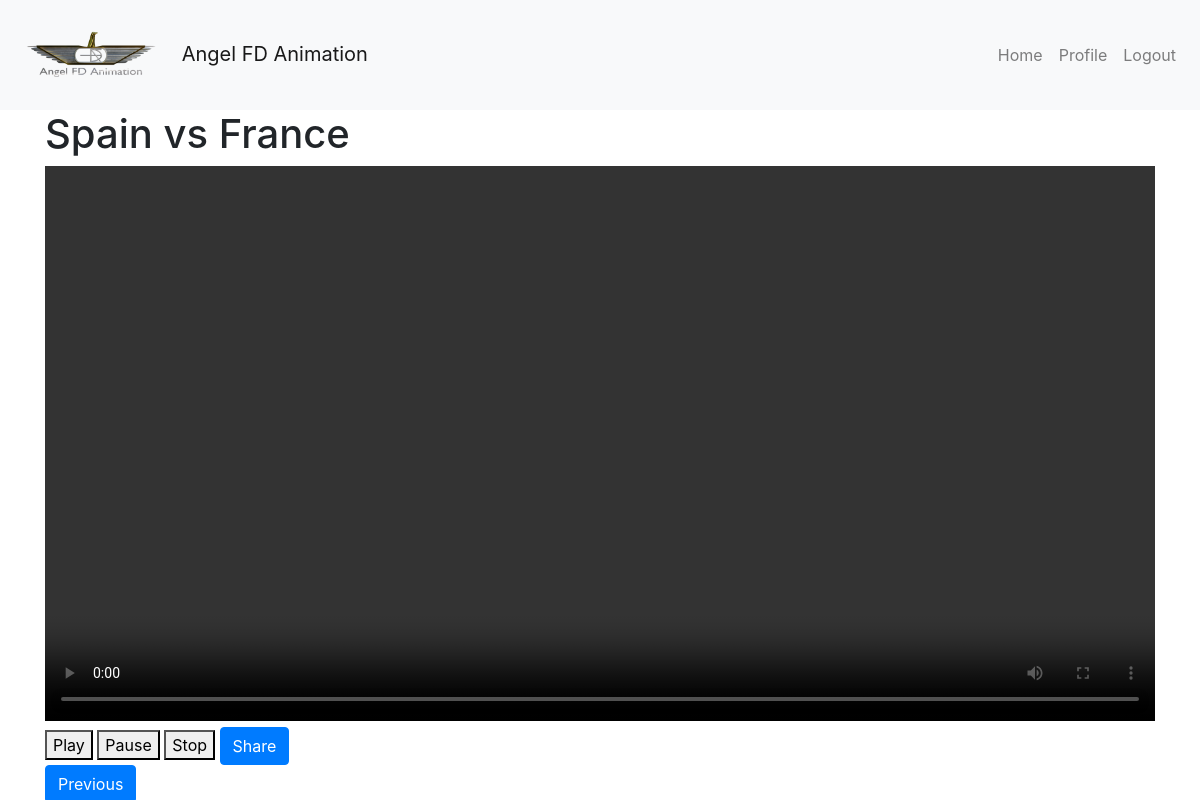
Before: /video/2/ (signed in) with the older database file.
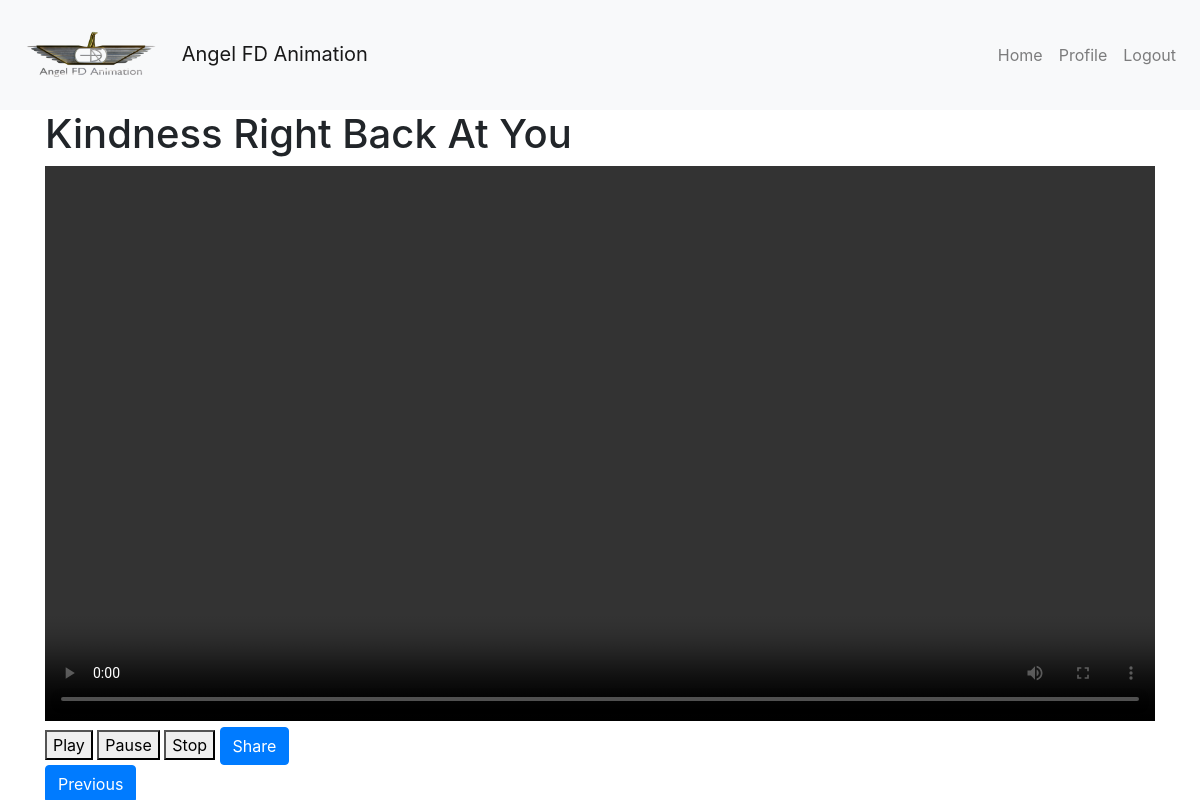
After: the same page with the newer database file.
### videos/models.py (models this page shows, shortened)
class Video(models.Model):
    title = models.CharField(max_length=255)
    description = models.TextField()
    file = models.FileField(upload_to='videos/')
    thumbnail = models.ImageField(upload_to='thumbnails/', blank=True, null=True)
    uploaded_at = models.DateTimeField(auto_now_add=True)
    uploaded_by = models.ForeignKey(User, on_delete=models.CASCADE)  # Ensure this field is defined

### videos/views.py (the view)
# urls.py: path('video/<int:video_id>/', views.video_detail, name='video_detail'),
@login_required
def video_detail(request, video_id):
    video = get_object_or_404(Video, id=video_id)
    previous_video = Video.objects.filter(id__lt=video.id).order_by('-id').first()
    next_video = Video.objects.filter(id__gt=video.id).order_by('id').first()
    return render(request, 'videos/video_detail.html', {
        'video': video,
        'previous_video': previous_video,
        'next_video': next_video
    })

### videos/templates/videos/video_detail.html (shortened to what this page needs)
{% extends "base_generic.html" %}
{% block content %}
<h1>{{ video.title }}</h1>
<div class="video-container">
    <video id="videoPlayer" width="100%" controls autoplay>
        <source src="{{ video.file.url }}" type="video/mp4">
    </video>
    <div class="video-controls">
        <button onclick="document.getElementById('videoPlayer').play()">Play</button>
        <button onclick="document.getElementById('videoPlayer').pause()">Pause</button>
        <button onclick="document.getElementById('videoPlayer').load()">Stop</button>
        <button onclick="shareVideo()" class="btn btn-primary">Share</button>
    </div>
    <div>
        {% if previous_video %}
        <a href="{% url 'video_detail' previous_video.id %}" class="btn btn-primary">Previous</a>
        {% endif %}
    </div>
</div>
{% endblock %}

Changed rows visible on the page:
changed Video: title "Spain vs France" → "Kindness Right Back At You"
